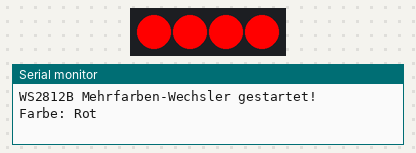
Bench run of a sketch on a simulated Arduino Uno, built with avr-gcc and run on an emulated ATmega328P. Parts: 4 RGB LEDs in strip order, left to right, the last lines printed to the serial monitor.

Above: at 0.1 s.
At 5.1 s:
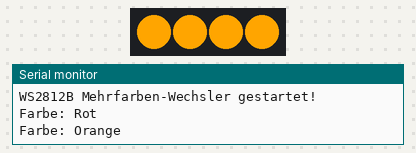
At 10.1 s:
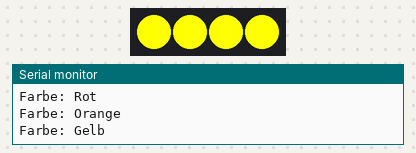
At 15.1 s:
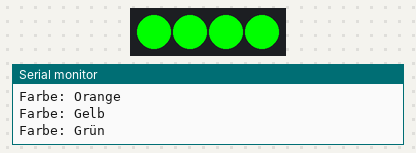
At 25.1 s:
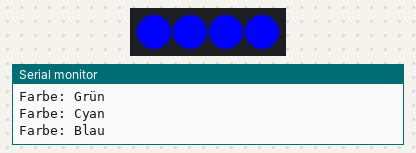
At 35.1 s:
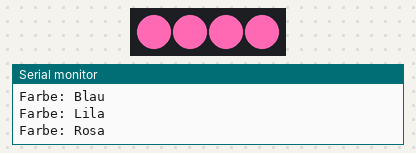
Timing chart, 0 to 36.6 s (numbered marks = the images above):
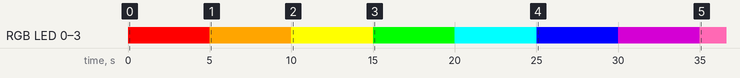

The sketch:

LED_Steuerung.ino
```cpp
#include <Adafruit_NeoPixel.h>

#define LED_PIN 5
#define LED_ANZAHL 4

Adafruit_NeoPixel led(LED_ANZAHL, LED_PIN, NEO_GRB + NEO_KHZ800);

void setup() {
  led.begin();
  led.show();
  Serial.begin(115200);
  Serial.println("WS2812B Mehrfarben-Wechsler gestartet!");
}

void loop() {
  zeigeFarbe(255, 0, 0, "Rot");       // https://www.rapidtables.com/web/color/RGB_Color.html
  zeigeFarbe(255, 165, 0, "Orange");
  zeigeFarbe(255, 255, 0, "Gelb");
  zeigeFarbe(0, 255, 0, "Grün");
  zeigeFarbe(0, 255, 255, "Cyan");
  zeigeFarbe(0, 0, 255, "Blau");
  zeigeFarbe(128, 0, 128, "Lila");
  zeigeFarbe(255, 105, 180, "Rosa");
  zeigeFarbe(255, 255, 255, "Weiß");
}

void zeigeFarbe(int rot, int gruen, int blau, String farbName) {
  for (int i = 0; i < LED_ANZAHL; i++) {
    led.setPixelColor(i, led.Color(rot, gruen, blau));  // Setzt Farbe für jede LED
  }
  led.show();     // Überträgt die Farbe an den LED-Streifen
  Serial.println("Farbe: " + farbName);
  delay(5000);
}
```

Measured:
- by itself, RGB LED 0–3: off → RGB(255, 0, 0) at 0.00 s, → RGB(255, 165, 0) 5.0 s later, → RGB(255, 255, 0) 5.0 s later, → RGB(0, 255, 0) 5.0 s later, … (8 changes in this stretch)
